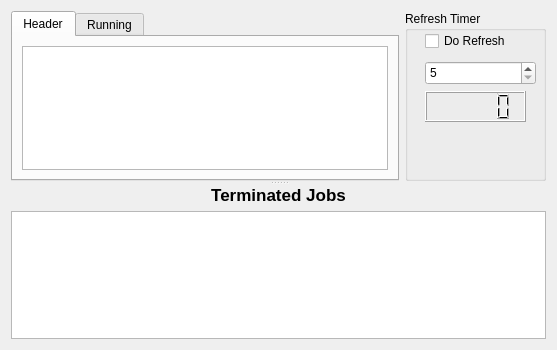
<ui version="4.0" >
 <class>ClientStatForm</class>
 <widget class="QWidget" name="ClientStatForm" >
  <property name="geometry" >
   <rect>
    <x>0</x>
    <y>0</y>
    <width>557</width>
    <height>350</height>
   </rect>
  </property>
  <property name="windowTitle" >
   <string>Form</string>
  </property>
  <layout class="QGridLayout" >
   <item row="0" column="0" >
    <widget class="QSplitter" name="splitter" >
     <property name="orientation" >
      <enum>Qt::Vertical</enum>
     </property>
     <widget class="QWidget" name="layoutWidget" >
      <layout class="QHBoxLayout" >
       <item>
        <widget class="QTabWidget" name="tabWidget" >
         <property name="currentIndex" >
          <number>0</number>
         </property>
         <widget class="QWidget" name="tab" >
          <attribute name="title" >
           <string>Header</string>
          </attribute>
          <layout class="QGridLayout" >
           <item row="0" column="0" >
            <widget class="QTextEdit" name="textEditHeader" >
             <property name="sizePolicy" >
              <sizepolicy vsizetype="Expanding" hsizetype="Expanding" >
               <horstretch>200</horstretch>
               <verstretch>0</verstretch>
              </sizepolicy>
             </property>
             <property name="minimumSize" >
              <size>
               <width>0</width>
               <height>0</height>
              </size>
             </property>
             <property name="maximumSize" >
              <size>
               <width>16777215</width>
               <height>16777215</height>
              </size>
             </property>
             <property name="sizeIncrement" >
              <size>
               <width>1</width>
               <height>0</height>
              </size>
             </property>
             <property name="focusPolicy" >
              <enum>Qt::StrongFocus</enum>
             </property>
             <property name="acceptDrops" >
              <bool>false</bool>
             </property>
             <property name="toolTip" >
              <string comment="Joblog Window" />
             </property>
             <property name="statusTip" >
              <string comment="Joblog Window" />
             </property>
             <property name="whatsThis" >
              <string comment="Joblog Window" />
             </property>
             <property name="horizontalScrollBarPolicy" >
              <enum>Qt::ScrollBarAsNeeded</enum>
             </property>
             <property name="autoFormatting" >
              <set>QTextEdit::AutoNone</set>
             </property>
             <property name="tabChangesFocus" >
              <bool>false</bool>
             </property>
             <property name="documentTitle" >
              <string comment="Joblog Window" />
             </property>
             <property name="lineWrapMode" >
              <enum>QTextEdit::NoWrap</enum>
             </property>
             <property name="readOnly" >
              <bool>true</bool>
             </property>
            </widget>
           </item>
          </layout>
         </widget>
         <widget class="QWidget" name="tab_2" >
          <attribute name="title" >
           <string>Running</string>
          </attribute>
          <layout class="QGridLayout" >
           <item row="0" column="0" >
            <widget class="QTextEdit" name="textEditRunning" />
           </item>
          </layout>
         </widget>
        </widget>
       </item>
       <item>
        <widget class="QGroupBox" name="groupBox" >
         <property name="minimumSize" >
          <size>
           <width>141</width>
           <height>0</height>
          </size>
         </property>
         <property name="maximumSize" >
          <size>
           <width>141</width>
           <height>16777215</height>
          </size>
         </property>
         <property name="title" >
          <string>Refresh Timer</string>
         </property>
         <widget class="QSpinBox" name="spinBox" >
          <property name="geometry" >
           <rect>
            <x>20</x>
            <y>50</y>
            <width>111</width>
            <height>24</height>
           </rect>
          </property>
          <property name="minimum" >
           <number>5</number>
          </property>
          <property name="maximum" >
           <number>999</number>
          </property>
         </widget>
         <widget class="QCheckBox" name="checkBox" >
          <property name="geometry" >
           <rect>
            <x>20</x>
            <y>20</y>
            <width>101</width>
            <height>20</height>
           </rect>
          </property>
          <property name="text" >
           <string>Do Refresh</string>
          </property>
         </widget>
         <widget class="QLCDNumber" name="timerDisplay" >
          <property name="geometry" >
           <rect>
            <x>20</x>
            <y>80</y>
            <width>101</width>
            <height>31</height>
           </rect>
          </property>
         </widget>
        </widget>
       </item>
      </layout>
     </widget>
     <widget class="QWidget" name="layoutWidget1" >
      <layout class="QGridLayout" >
       <item row="0" column="0" >
        <widget class="QLabel" name="terminatedLabel" >
         <property name="layoutDirection" >
          <enum>Qt::LeftToRight</enum>
         </property>
         <property name="text" >
          <string>&lt;html>&lt;head>&lt;meta name="qrichtext" content="1" />&lt;style type="text/css">
p, li { white-space: pre-wrap; }
&lt;/style>&lt;/head>&lt;body style=" font-family:'Sans Serif'; font-size:9pt; font-weight:400; font-style:normal; text-decoration:none;">
&lt;p style=" margin-top:0px; margin-bottom:0px; margin-left:0px; margin-right:0px; -qt-block-indent:0; text-indent:0px;">&lt;span style=" font-size:13pt; font-weight:600;">Terminated Jobs&lt;/span>&lt;/p>&lt;/body>&lt;/html></string>
         </property>
         <property name="alignment" >
          <set>Qt::AlignCenter</set>
         </property>
        </widget>
       </item>
       <item row="1" column="0" >
        <widget class="QTableWidget" name="terminatedTable" />
       </item>
      </layout>
     </widget>
    </widget>
   </item>
  </layout>
  <action name="actionRefresh" >
   <property name="icon" >
    <iconset resource="../main.qrc" >:/images/view-refresh.png</iconset>
   </property>
   <property name="text" >
    <string>Refresh</string>
   </property>
  </action>
  <action name="actionCancelRunning" >
   <property name="icon" >
    <iconset resource="../main.qrc" >:/images/utilities-terminal.png</iconset>
   </property>
   <property name="text" >
    <string>Cancel Running Job</string>
   </property>
  </action>
 </widget>
 <resources>
  <include location="../main.qrc" />
 </resources>
 <connections/>
</ui>
